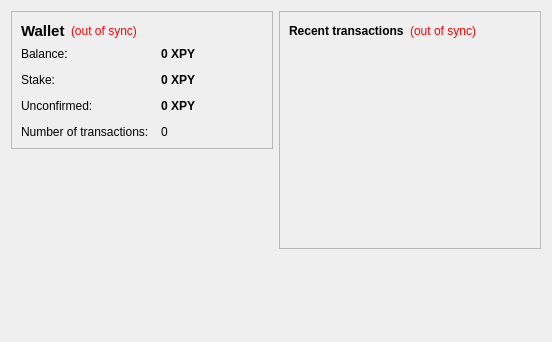
<?xml version="1.0" encoding="UTF-8"?>
<ui version="4.0">
 <class>OverviewPage</class>
 <widget class="QWidget" name="OverviewPage">
  <property name="geometry">
   <rect>
    <x>0</x>
    <y>0</y>
    <width>552</width>
    <height>342</height>
   </rect>
  </property>
  <property name="windowTitle">
   <string>Form</string>
  </property>
  <layout class="QHBoxLayout" name="horizontalLayout" stretch="1,1">
   <item>
    <layout class="QVBoxLayout" name="verticalLayout_2">
     <item>
      <widget class="QFrame" name="frame">
       <property name="frameShape">
        <enum>QFrame::StyledPanel</enum>
       </property>
       <property name="frameShadow">
        <enum>QFrame::Raised</enum>
       </property>
       <layout class="QVBoxLayout" name="verticalLayout_4">
        <item>
         <layout class="QHBoxLayout" name="horizontalLayout_4">
          <item>
           <widget class="QLabel" name="label_5">
            <property name="font">
             <font>
              <pointsize>11</pointsize>
              <weight>75</weight>
              <bold>true</bold>
             </font>
            </property>
            <property name="text">
             <string>Wallet</string>
            </property>
           </widget>
          </item>
          <item>
           <widget class="QLabel" name="labelWalletStatus">
            <property name="toolTip">
             <string>The displayed information may be out of date. Your wallet automatically synchronizes with the Paycoin network after a connection is established, but this process has not completed yet.</string>
            </property>
            <property name="styleSheet">
             <string notr="true">QLabel { color: red; }</string>
            </property>
            <property name="text">
             <string notr="true">(out of sync)</string>
            </property>
            <property name="alignment">
             <set>Qt::AlignLeading|Qt::AlignLeft|Qt::AlignVCenter</set>
            </property>
           </widget>
          </item>
          <item>
           <spacer name="horizontalSpacer_2">
            <property name="orientation">
             <enum>Qt::Horizontal</enum>
            </property>
            <property name="sizeHint" stdset="0">
             <size>
              <width>40</width>
              <height>20</height>
             </size>
            </property>
           </spacer>
          </item>
         </layout>
        </item>
        <item>
         <layout class="QFormLayout" name="formLayout_2">
          <property name="fieldGrowthPolicy">
           <enum>QFormLayout::AllNonFixedFieldsGrow</enum>
          </property>
          <property name="horizontalSpacing">
           <number>12</number>
          </property>
          <property name="verticalSpacing">
           <number>12</number>
          </property>
          <item row="0" column="0">
           <widget class="QLabel" name="label">
            <property name="text">
             <string>Balance:</string>
            </property>
           </widget>
          </item>
          <item row="0" column="1">
           <widget class="QLabel" name="labelBalance">
            <property name="font">
             <font>
              <weight>75</weight>
              <bold>true</bold>
             </font>
            </property>
            <property name="cursor">
             <cursorShape>IBeamCursor</cursorShape>
            </property>
            <property name="toolTip">
             <string>Your current balance</string>
            </property>
            <property name="text">
             <string notr="true">0 XPY</string>
            </property>
            <property name="textInteractionFlags">
             <set>Qt::LinksAccessibleByMouse|Qt::TextSelectableByKeyboard|Qt::TextSelectableByMouse</set>
            </property>
           </widget>
          </item>
          <item row="1" column="0">
           <widget class="QLabel" name="label_6">
            <property name="text">
             <string>Stake:</string>
            </property>
           </widget>
          </item>
          <item row="1" column="1">
           <widget class="QLabel" name="labelStake">
            <property name="font">
             <font>
              <weight>75</weight>
              <bold>true</bold>
             </font>
            </property>
            <property name="cursor">
             <cursorShape>IBeamCursor</cursorShape>
            </property>
            <property name="toolTip">
             <string>Your current stake</string>
            </property>
            <property name="text">
             <string notr="true">0 XPY</string>
            </property>
            <property name="textInteractionFlags">
             <set>Qt::LinksAccessibleByMouse|Qt::TextSelectableByKeyboard|Qt::TextSelectableByMouse</set>
            </property>
           </widget>
          </item>

          <item row="2" column="0">
           <widget class="QLabel" name="label_3">
            <property name="text">
             <string>Unconfirmed:</string>
            </property>
           </widget>
          </item>
          <item row="2" column="1">
           <widget class="QLabel" name="labelUnconfirmed">
            <property name="font">
             <font>
              <weight>75</weight>
              <bold>true</bold>
             </font>
            </property>
            <property name="cursor">
             <cursorShape>IBeamCursor</cursorShape>
            </property>
            <property name="toolTip">
             <string>Total of transactions that have yet to be confirmed, and do not yet count toward the current balance</string>
            </property>
            <property name="text">
             <string notr="true">0 XPY</string>
            </property>
            <property name="textInteractionFlags">
             <set>Qt::LinksAccessibleByMouse|Qt::TextSelectableByKeyboard|Qt::TextSelectableByMouse</set>
            </property>
           </widget>
          </item>
          <item row="3" column="0">
           <widget class="QLabel" name="label_2">
            <property name="text">
             <string>Number of transactions:</string>
            </property>
           </widget>
          </item>
          <item row="3" column="1">
           <widget class="QLabel" name="labelNumTransactions">
            <property name="toolTip">
             <string>Total number of transactions in wallet</string>
            </property>
            <property name="text">
             <string notr="true">0</string>
            </property>
           </widget>
          </item>
         </layout>
        </item>
       </layout>
      </widget>
     </item>
     <item>
      <spacer name="verticalSpacer">
       <property name="orientation">
        <enum>Qt::Vertical</enum>
       </property>
       <property name="sizeHint" stdset="0">
        <size>
         <width>20</width>
         <height>40</height>
        </size>
       </property>
      </spacer>
     </item>
    </layout>
   </item>
   <item>
    <layout class="QVBoxLayout" name="verticalLayout_3">
     <item>
      <widget class="QFrame" name="frame_2">
       <property name="frameShape">
        <enum>QFrame::StyledPanel</enum>
       </property>
       <property name="frameShadow">
        <enum>QFrame::Raised</enum>
       </property>
       <layout class="QVBoxLayout" name="verticalLayout">
        <item>
         <layout class="QHBoxLayout" name="horizontalLayout_2">
          <item>
           <widget class="QLabel" name="label_4">
            <property name="text">
             <string>&lt;b&gt;Recent transactions&lt;/b&gt;</string>
            </property>
           </widget>
          </item>
          <item>
           <widget class="QLabel" name="labelTransactionsStatus">
            <property name="toolTip">
             <string>The displayed information may be out of date. Your wallet automatically synchronizes with the Paycoin network after a connection is established, but this process has not completed yet.</string>
            </property>
            <property name="styleSheet">
             <string notr="true">QLabel { color: red; }</string>
            </property>
            <property name="text">
             <string notr="true">(out of sync)</string>
            </property>
            <property name="alignment">
             <set>Qt::AlignRight|Qt::AlignTrailing|Qt::AlignVCenter</set>
            </property>
           </widget>
          </item>
          <item>
           <spacer name="horizontalSpacer">
            <property name="orientation">
             <enum>Qt::Horizontal</enum>
            </property>
            <property name="sizeHint" stdset="0">
             <size>
              <width>40</width>
              <height>20</height>
             </size>
            </property>
           </spacer>
          </item>
         </layout>
        </item>
        <item>
         <widget class="QListView" name="listTransactions">
          <property name="styleSheet">
           <string notr="true">QListView { background: transparent; }</string>
          </property>
          <property name="frameShape">
           <enum>QFrame::NoFrame</enum>
          </property>
          <property name="verticalScrollBarPolicy">
           <enum>Qt::ScrollBarAlwaysOff</enum>
          </property>
          <property name="horizontalScrollBarPolicy">
           <enum>Qt::ScrollBarAlwaysOff</enum>
          </property>
          <property name="selectionMode">
           <enum>QAbstractItemView::NoSelection</enum>
          </property>
         </widget>
        </item>
       </layout>
      </widget>
     </item>
     <item>
      <spacer name="verticalSpacer_2">
       <property name="orientation">
        <enum>Qt::Vertical</enum>
       </property>
       <property name="sizeHint" stdset="0">
        <size>
         <width>20</width>
         <height>40</height>
        </size>
       </property>
      </spacer>
     </item>
    </layout>
   </item>
  </layout>
 </widget>
 <resources/>
 <connections/>
</ui>
